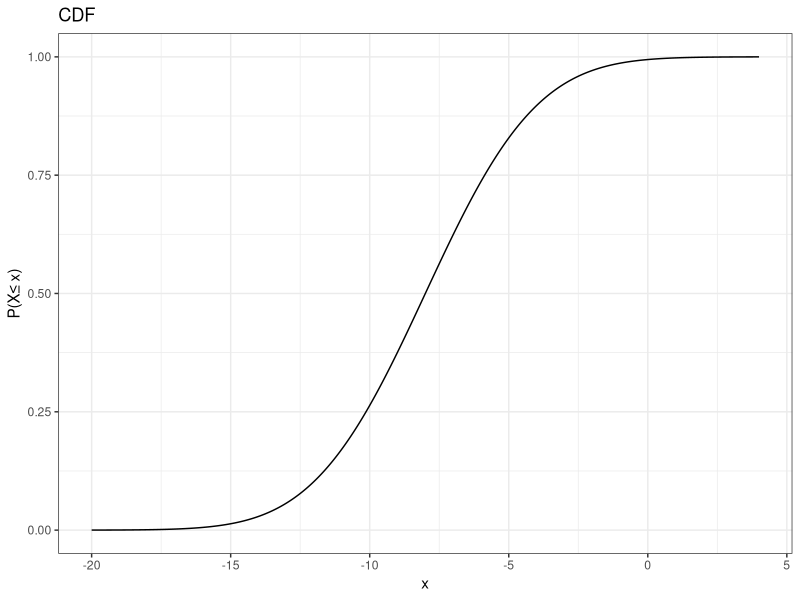
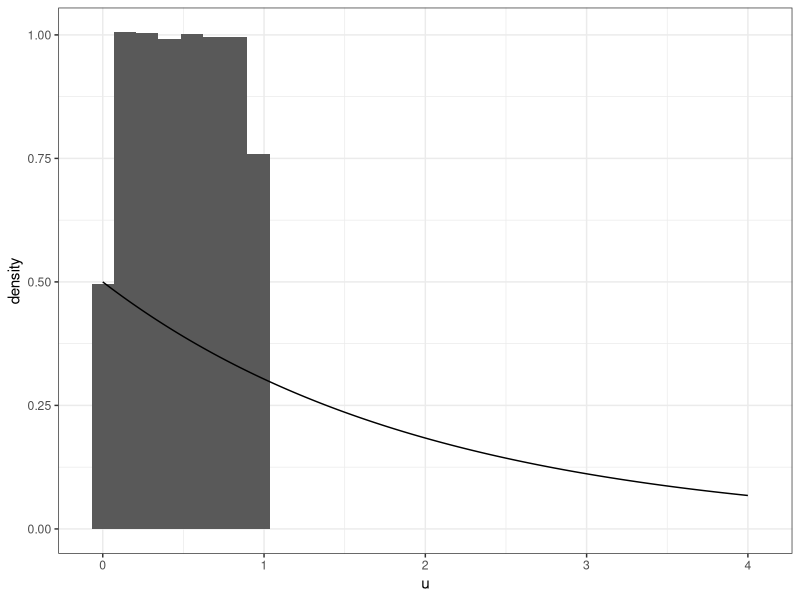
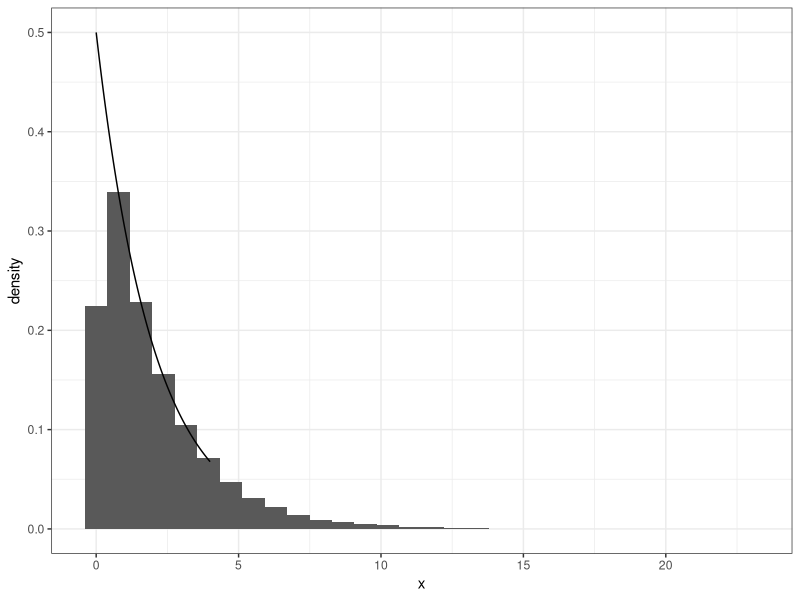
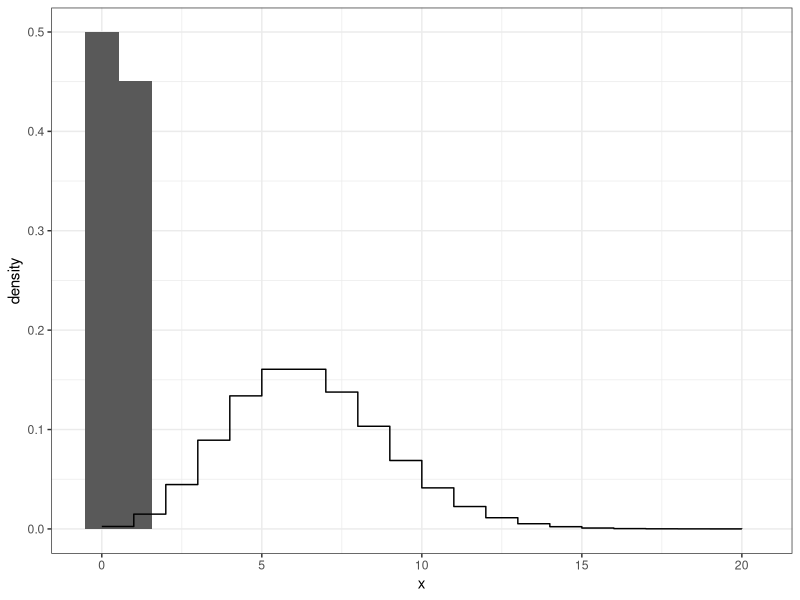
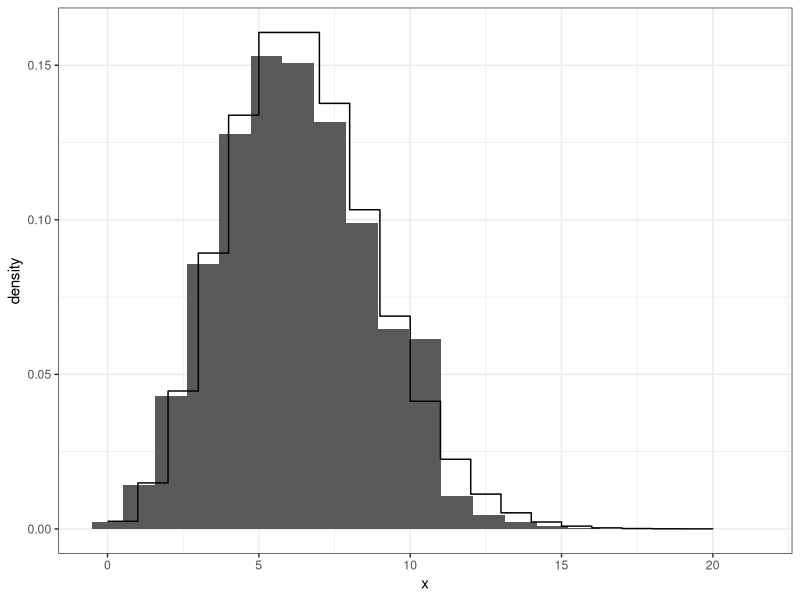
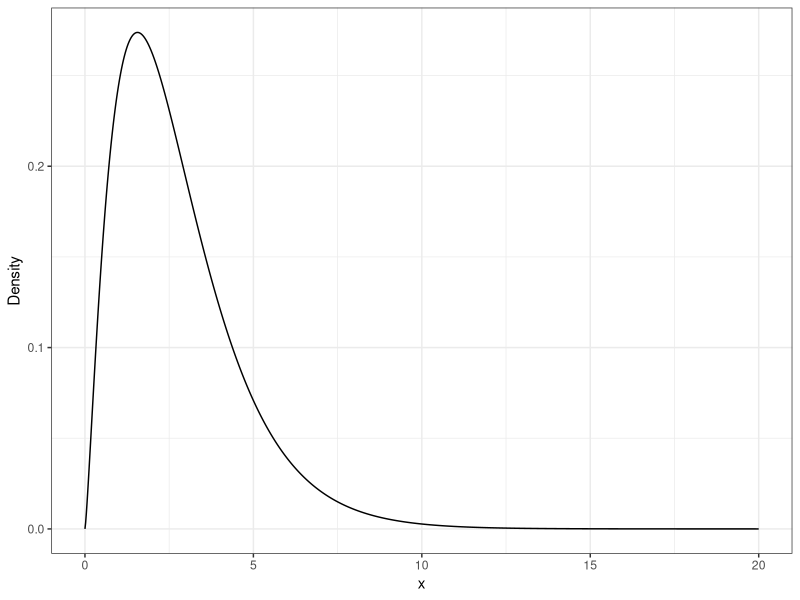
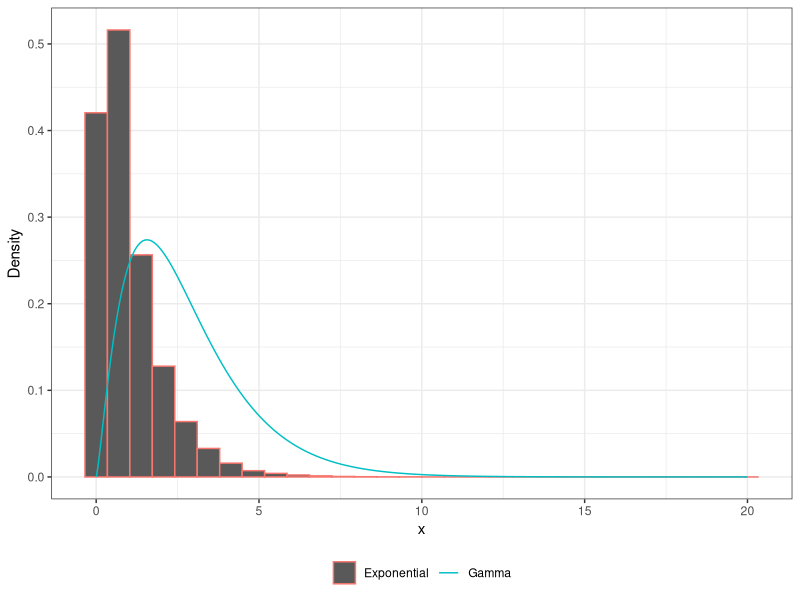
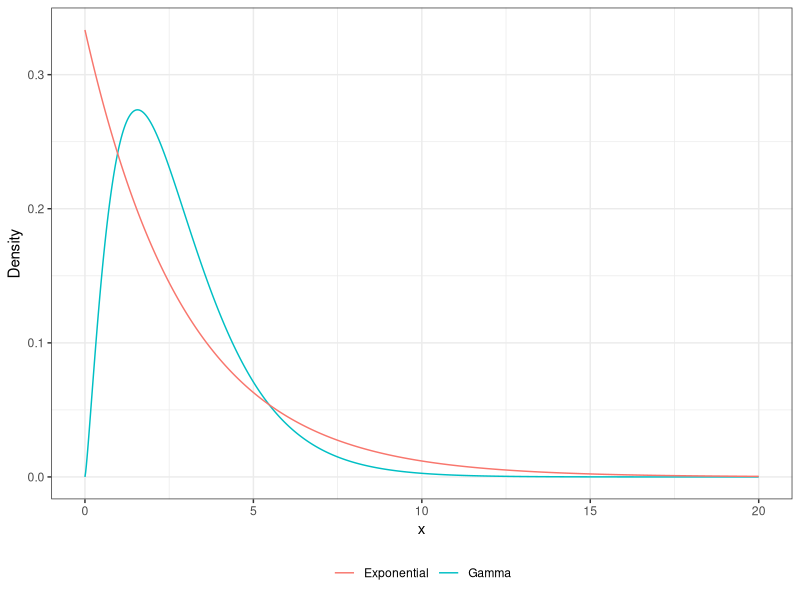

Source code (R) for these figures, in order:
## ---- chunk 1
#| message: false
#| 

library(tidyverse)
library(patchwork)

theme_set(theme_bw())
## ---- chunk 2
#| code-fold: show
runif(1, 0, 1)
## ---- chunk 3
a <- -20
b <- 4
x <- seq(a, b, length.out = 1000)
pnorm(x, -8, sqrt(10)) |> tibble(x = x, y = _) |> 
ggplot(aes(x,y)) +
geom_line() +
theme_bw() +
ggtitle("CDF") +
ylab(paste0("P(X","\u2264"," x)"))
## ---- chunk 4
xe <- seq(0, 4, length.out = 1000)
u <- runif(100000)
u |> tibble(x = _) |> 
ggplot(aes(x=u, y = ..density..)) +
geom_histogram() +
geom_line(data = tibble(x = xe, y = dexp(xe, rate = 1/2)),
          mapping = aes(x,y)) +
theme_bw()
## ---- chunk 5
#| code-fold: show
u <- runif(100000)
x <- -2 * log(1-u)
## ---- chunk 6
x |> tibble(x = _) |> 
ggplot(aes(x=x, y = ..density..)) +
geom_histogram() +
geom_line(data = tibble(x = xe, y = dexp(xe, rate = 1/2)),
          mapping = aes(x,y)) +
theme_bw()
## ---- chunk 7
#| code-fold: show
rexp(1, rate = 1)
## ---- chunk 8
xe <- 0:20
u <- runif(100000)
u |> tibble(x = _) |> 
ggplot(aes(x=x, y = ..density..)) +
geom_histogram(bins = 20) +
geom_step(data = tibble(x = xe, y = dpois(xe, lambda = 6)),
          mapping = aes(x,y)) +
theme_bw()
## ---- chunk 9
#| code-fold: show

finder <- function(u){
  x <- 0
  condition <- TRUE
  while (condition) {
    uu <- ppois(x, lambda = 6)
    condition <- uu <= u
    if(condition){
      x <- x + 1
    }
  }
  return(x)
}
xx <- sapply(u, finder)  
xx |> tibble(x = _) |> 
ggplot(aes(x=x, y = ..density..)) +
geom_histogram(bins = 21) +
geom_step(data = tibble(x = xe, y = dpois(xe, lambda = 6)),
          mapping = aes(x,y)) +
theme_bw()
## ---- chunk 10
#| code-fold: show
rpois(1, lambda = 1)
## ---- chunk 11
#| code-fold: show
rnorm(1, mean = 0, sd = 1)
## ---- chunk 12
xe <- seq(0, 20, length.out = 1000)
xe |> tibble(x = _) |> 
ggplot(aes(x=x, y = dgamma(x, shape = 2.3, scale = 1.2))) + 
geom_line() +
ylab("Density") +
theme_bw()
## ---- chunk 13
xe <- seq(0, 20, length.out = 1000)
x <- rexp(100000)
x |> tibble(x = _) |> 
ggplot(aes(x=x, y = ..density..)) + 
geom_histogram(aes(color = "Exponential")) +
geom_line(data = tibble(x = xe, 
                        y = dgamma(x, shape = 2.3, scale = 1.2)), 
          aes(x,y, color = "Gamma")) +
ylab("Density") +
theme_bw() +
theme(legend.position = "bottom",
      legend.title = element_blank())
## ---- chunk 14
xe <- seq(0, 20, length.out = 1000)
xe |> tibble(x = _) |> 
ggplot(aes(x=x, y = dgamma(x, shape = 2.3, scale = 1.2))) + 
geom_line(aes(color = "Gamma")) +
geom_line(data = tibble(x = xe, y = dexp(xe, 1/3)), aes(x,y, color = "Exponential")) +
ylab("Density") +
theme_bw() +
theme(legend.position = "bottom",
      legend.title = element_blank())
## ---- chunk 15
xe <- seq(0, 20, length.out = 1000)
xe |> tibble(x = _) |> 
ggplot(aes(x=x, y = dgamma(x, shape = 2.3, scale = 1.2))) + 
geom_line(aes(color = "Gamma")) +
geom_line(data = tibble(x = xe, y = 1.5*dexp(xe, 1/3)), aes(x,y, color = "Exponential")) +
ylab("Density") +
theme_bw() +
theme(legend.position = "bottom",
      legend.title = element_blank())
## ---- chunk 16
xe <- seq(0, 20, length.out = 1000)
xe |> tibble(x = _) |> 
ggplot(aes(x=x, y = dgamma(x, shape = 2.3, scale = 1.2))) + 
geom_line(aes(color = "Gamma")) +
geom_line(data = tibble(x = xe, y = 3*dexp(xe, 1/3)), aes(x,y, color = "Exponential")) +
ylab("Density") +
theme_bw() +
theme(legend.position = "bottom",
      legend.title = element_blank())
## ---- chunk 17
#| code-fold: show
x <- c()
n <- 0
while(n < 10000){
  e <- rexp(1, 1/2.3)
  u <- runif(1)
  f <- dgamma(e, 2.3, 1/1.2)
  g <- dexp(e, 1/2.3) * 3
  if (u < (f/g)){
    x <- c(x, e)
    n <- length(x)
  }
}

## ---- chunk 18
x |> tibble(x = _) |> 
ggplot(aes(x=x, y = ..density..)) + 
geom_histogram(aes(color = "Exponential")) +
geom_line(data = tibble(x = xe, 
                        y = dgamma(x, shape = 2.3, scale = 1.2)), 
          aes(x,y, color = "Gamma")) +
ylab("Density") +
theme_bw() +
theme(legend.position = "bottom",
      legend.title = element_blank())

## ---- chunk 19
#| code-fold: show
rgamma(1, shape = 1.2, rate = .5)
## ---- chunk 20
#| code-fold: show
rbeta(1, shape1 = 1.2, shape2 = 6.5)
## ---- chunk 21
#| code-fold: show
rbinom(1, prob = .2, size = 1)
## ---- chunk 22
#| code-fold: show
rbinom(1, prob = .5, size = 25)
## ---- chunk 23
#| code-fold: show
rnbinom(1, prob = .6, size = 5)
## ---- chunk 24
x <- rnorm(100000, mean = -2, sd = 3)
mean(x)
var(x)
## ---- chunk 25
x <- seq(-4, 4, length.out = 1000)
dt_two<-function(x){
            y <- dnorm(x)
            y[x< -1 | x>2] <-NA
            return(y)
        }
x |> (\(.) tibble(x = ., y = dnorm(.)))() |> 
  ggplot(aes(x, y)) +
    geom_line() +
    stat_function(fun = dt_two, geom = "area", fill = "green") + 
    theme_bw()
## ---- chunk 26
#| code-fold: show

pnorm(6, 4, sqrt(2)) -  pnorm(3, 4, sqrt(2))
## ---- chunk 27
#| code-fold: show

x <- rnorm(1000000, 4, sqrt(2))
mean((x > 3 & x < 6))

## ---- chunk 28
#| code-fold: show

ff <- function(x){
  (cos(50*x)-sin(50*x))^2
}
integrate(ff,0,1)

## ---- chunk 29
#| code-fold: true

x <- runif(10000000, 0, 1)
mean((cos(50*x)-sin(50*x))^2)
## ---- chunk 30
#| code-fold: show

ff <- function(x){
  (cos(50*x)-sin(50*x))^2
}
integrate(ff,10,15)

## ---- chunk 31
#| code-fold: show

x <- runif(10000000, 10, 15)
mean(ff(x)) * 5
## ---- chunk 32
x <- rt(1000000, df = 1)
f2 <- function(x){
  exp(-x^2/2) / dt(x, 1)
}
mean(f2(x))
sqrt(2*pi)
